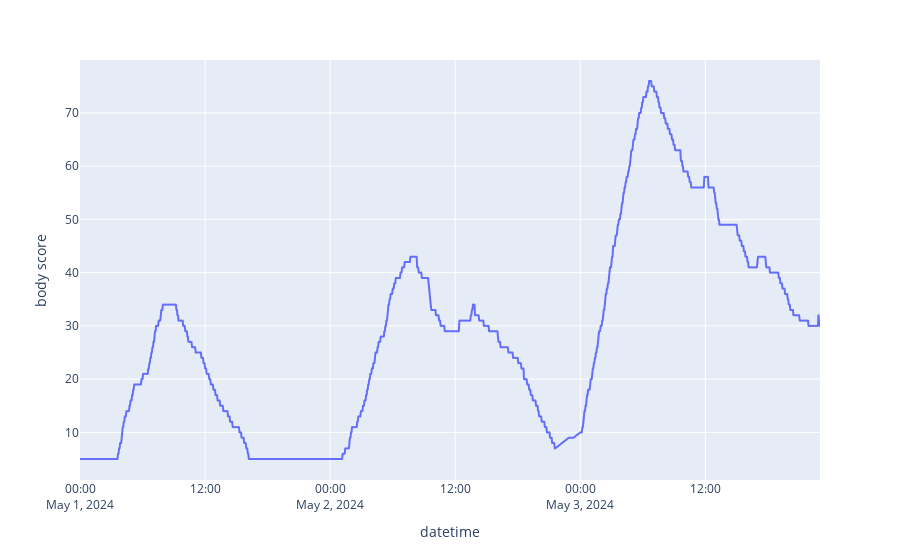

Write notebook code for a chart like this one.
### Code cell
# Given dates
d0 = "2024-05-01"
d1 = "2024-05-03"

# Generate a list of days
days = pd.date_range(start=d0, end=d1, freq='D')

# Convert the list of days to a format like "YYYY-MM-DD"
days = [day.strftime('%Y-%m-%d') for day in days]

DF_ = []

for day in days:
  response = client.session.get(
            f"https://connect.garmin.com/wellness-service/wellness/dailyStress/{day}")
      
  X = json.loads(response.text)["bodyBatteryValuesArray"]
  X = pd.DataFrame(X,columns=['minutes','type','body score','version'])
  X['minutes'] = np.array([0] +list(np.diff(X['minutes']/1000)))/60
  X['minutes'] =np.cumsum(X['minutes'])

  # Example start datetime
  start_datetime = pd.Timestamp(json.loads(response.text)["startTimestampLocal"])
  
  X['datetime'] = start_datetime + pd.to_timedelta(X['minutes'], unit='m')
  DF_.append(X)
  
DF = pd.concat(DF_)


px.line(x='datetime',y='body score',data_frame=DF)

### Figure 1 — Plotly figure (JSON) as saved in the notebook; plotly's stock layout.template omitted (floating-point values rounded to 4 significant figures; data arrays with more than 128 entries replaced by an {"elided": "..."} marker saying what was removed)
{"data": [{"hovertemplate": "datetime=%{x}<br>body score=%{y}<extra></extra>", "legendgroup": "", "line": {"color": "#636efa", "dash": "solid"}, "marker": {"symbol": "circle"}, "mode": "lines", "name": "", "showlegend": false, "type": "scattergl", "x": {"elided": "1384 str values"}, "xaxis": "x", "y": {"elided": "1384 int values"}, "yaxis": "y"}], "layout": {"legend": {"tracegroupgap": 0}, "margin": {"t": 60}, "xaxis": {"anchor": "y", "domain": [0, 1], "title": {"text": "datetime"}}, "yaxis": {"anchor": "x", "domain": [0, 1], "title": {"text": "body score"}}}}
